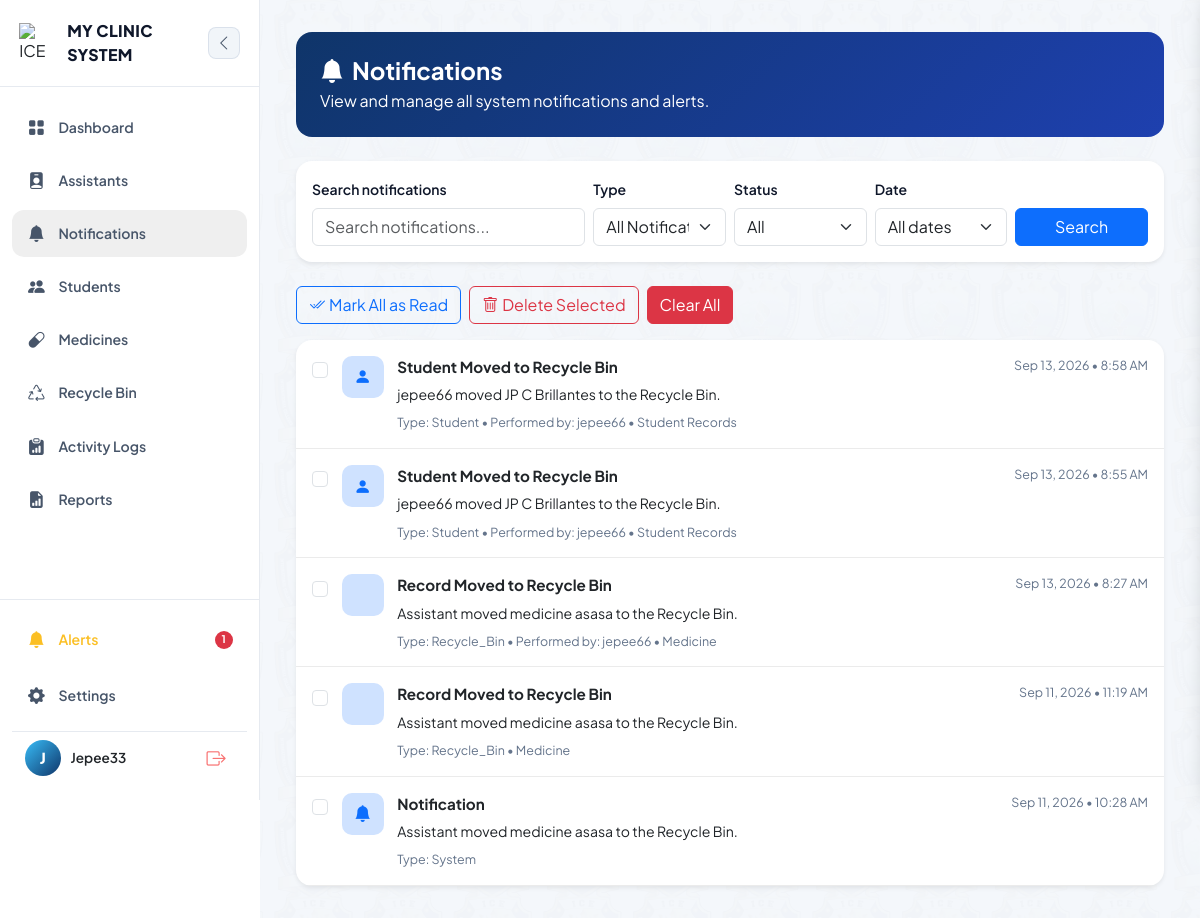
The page /notifications/ (signed in) on the database its author committed.
### clinic/models.py (models this page shows, shortened)
class Notification(models.Model):
    recipient = models.ForeignKey(User, on_delete=models.CASCADE, related_name='clinic_notifications')
    triggered_by = models.ForeignKey(
        User, on_delete=models.SET_NULL, null=True, blank=True,
        related_name='triggered_clinic_notifications'
    )
    title = models.CharField(max_length=150, default='Notification')
    message = models.TextField()
    notification_type = models.CharField(max_length=30, default='system')
    module = models.CharField(max_length=50, blank=True)
    related_object_id = models.PositiveIntegerField(null=True, blank=True)
    created_at = models.DateTimeField(auto_now_add=True)
    is_read = models.BooleanField(default=False)
    class Meta:
        ordering = ['-created_at']

### clinic/views/notifications.py (the view)
# urls.py: path('notifications/', views.notification_list, name='notification_list'),
@login_required
def notification_list(request):
    query = request.GET.get('q', '').strip()
    notification_type = request.GET.get('type', '').strip().lower()
    status = request.GET.get('status', '').strip().lower()
    date_filter = request.GET.get('date', '').strip().lower()
    notifications = Notification.objects.filter(recipient=request.user).select_related('triggered_by')
    if query:
        notifications = notifications.filter(Q(title__icontains=query) | Q(message__icontains=query) | Q(module__icontains=query) | Q(triggered_by__username__icontains=query))
    if notification_type:
        notifications = notifications.filter(notification_type__iexact=notification_type)
    if status == 'unread':
        notifications = notifications.filter(is_read=False)
    elif status == 'read':
        notifications = notifications.filter(is_read=True)
    today = timezone.localdate()
    if date_filter == 'today':
        notifications = notifications.filter(created_at__date=today)
    elif date_filter == 'yesterday':
        notifications = notifications.filter(created_at__date=today - timedelta(days=1))
    elif date_filter == 'last7':
        notifications = notifications.filter(created_at__gte=timezone.now() - timedelta(days=7))
    elif date_filter == 'last30':
        notifications = notifications.filter(created_at__gte=timezone.now() - timedelta(days=30))
    return render(request, 'clinic/notifications.html', {
        'notifications': notifications, 'query': query, 'selected_type': notification_type,
        'selected_status': status, 'selected_date': date_filter,
    })

### clinic/templates/clinic/notifications.html (shortened to what this page needs)
{% extends 'clinic/base.html' %}
{% block content %}
<div class="container-fluid py-2">
    <section class="notif-hero p-4 rounded-4 text-white mb-4">
        <h1 class="fw-bold mb-1"><i class="bi bi-bell-fill me-2"></i>Notifications</h1>
        <p class="mb-0">View and manage all system notifications and alerts.</p>
    </section>
    <section class="card notif-filter-card border-0 shadow-sm rounded-4 mb-4">
        <div class="card-body">
            <form method="get" class="row g-2 align-items-end">
                <div class="col-12 col-md-4">
                    <label class="form-label small fw-semibold">Search notifications</label>
                    <input class="form-control" name="q" value="{{ query }}" placeholder="Search notifications...">
                </div>
                <div class="col-6 col-md-2">
                    <label class="form-label small fw-semibold">Type</label>
                    <select class="form-select" name="type">
                        <option value="">All Notifications</option>
                    </select>
                </div>
                <div class="col-6 col-md-2">
                    <label class="form-label small fw-semibold">Status</label>
                    <select class="form-select" name="status">
                        <option value="">All</option>
                    </select>
                </div>
                <div class="col-8 col-md-2">
                    <label class="form-label small fw-semibold">Date</label>
                    <select class="form-select" name="date">
                        <option value="">All dates</option>
                    </select>
                </div>
                <div class="col-4 col-md-2">
                    <button class="btn btn-primary w-100">Search</button>
                </div>
            </form>
        </div>
    </section>
    <div class="notif-actions-row mb-3">
        <form method="post" action="{% url 'mark_all_notifications_read' %}" class="m-0">
            <button class="btn btn-outline-primary"><i class="bi bi-check2-all me-1"></i>Mark All as Read</button>
        </form>
        <button class="btn btn-outline-danger" form="notification-selection"><i class="bi bi-trash me-1"></i>Delete Selected</button>
        <button class="btn btn-danger" data-bs-toggle="modal" data-bs-target="#clearNotificationsModal">Clear All</button>
    </div>
    <form id="notification-selection" method="post" action="{% url 'delete_selected_notifications' %}"
        class="card border-0 shadow-sm rounded-4 overflow-hidden">
        {% for notification in notifications %}
        <div class="notification-row {% if not notification.is_read %}bg-primary-subtle{% endif %}">
            <div class="notif-checkbox-wrap">
                <input class="form-check-input" type="checkbox" name="notification_ids" value="{{ notification.pk }}">
            </div>
            <div class="notif-row-icon bg-primary-subtle text-primary">
                <i class="bi bi-{% if notification.notification_type == 'medicine' %}capsule{% elif notification.notification_type == 'student' %}person{% elif notification.notification_type == 'recycle_bin' %}recycle{% elif notification.notification_type == 'assistant' %}person-badge{% else %}bell{% endif %}-fill"></i>
            </div>
            <div class="notif-row-body">
                <div class="notif-row-top">
                    <div class="notif-row-title">
                        {{ notification.title }}
                    </div>
                    <div class="notif-row-time">{{ notification.created_at|date:'M d, Y • g:i A' }}</div>
                </div>
                <div class="notif-row-message">{{ notification.message }}</div>
                <div class="notif-row-meta">
                    Type: {{ notification.notification_type|title }}
                    {% if notification.triggered_by %} • Performed by: {{ notification.triggered_by.get_full_name|default:notification.triggered_by.username }}{% endif %}
                    {% if notification.module %} • {{ notification.module }}{% endif %}
                </div>
            </div>
        </div>
        {% empty %}
        <div class="text-center text-secondary p-5">
            <i class="bi bi-bell-slash fs-2 d-block mb-2"></i>No notifications match your filters.
        </div>
        {% endfor %}
    </form>
</div>
{% endblock %}

### clinic/templates/clinic/base.html (shortened to what this page needs)
{% load static %}
<!DOCTYPE html>
<html lang="en">
<head>
    <link href="https://cdn.jsdelivr.net/npm/bootstrap@5.3.0/dist/css/bootstrap.min.css" rel="stylesheet">
    <link rel="stylesheet" href="https://cdn.jsdelivr.net/npm/bootstrap-icons@1.11.0/font/bootstrap-icons.css">
</head>
<body class="bg-body text-body">
    <div style="display: flex; min-height: 100vh; width: 100%; position: relative;">
        <aside id="appSidebar">
            <div>
                <div class="sidebar-header-glass">
                    <div class="brand-logo-container" id="logoToggleBtn"
                        style="display: flex; align-items: center; gap: 0.5rem; cursor: pointer;"
                        title="Toggle Sidebar">
                        <img src="{% static 'clinic/img/me.png' %}" alt="ICE Clinic Logo"
                            style="width: 40px; height: 40px; object-fit: contain;">
                        <span class="brand-text">MY CLINIC SYSTEM</span>
                    </div>
                    <button class="sidebar-toggle-btn desktop-toggle-btn d-none d-lg-flex" id="toggleSidebarDesktopBtn"
                        title="Toggle Sidebar">
                        <i class="bi bi-chevron-left"></i>
                    </button>
                </div>
                <nav style="padding: 1rem 0.75rem;">
                    <a href="{% url 'dashboard' %}"
                        class="nav-item-link {% if request.resolver_match.url_name == 'dashboard' %}active{% endif %}"
                        title="Dashboard">
                        <i class="bi bi-grid-fill"></i>
                        <span>Dashboard</span>
                    </a>
                    {% if user.is_authenticated and user.profile.role == 'admin' %}
                    <a href="{% url 'nurse_list' %}"
                        class="nav-item-link {% if request.resolver_match.url_name == 'nurse_list' or request.resolver_match.url_name == 'nurse_detail' %}active{% endif %}"
                        title="Assistants"><i class="bi bi-person-badge-fill"></i><span>Assistants</span></a>
                    <button class="nav-item-link w-100 border-0 text-start" type="button" id="notifBellBtn"
                        title="Notifications">
                    <i class="bi bi-bell-fill"></i><span>Notifications</span>
                </button>
                {% endif %}
                    <a href="{% url 'student_records' %}"
                        class="nav-item-link {% if request.resolver_match.url_name == 'student_records' %}active{% endif %}"
                        title="Students">
                        <i class="bi bi-people-fill"></i>
                        <span>Students</span>
                    </a>
                    <a href="{% url 'medicine_list' %}"
                        class="nav-item-link {% if request.resolver_match.url_name == 'medicine_list' %}active{% endif %}"
                        title="Medicines">
                        <i class="bi bi-capsule"></i>
                        <span>Medicines</span>
                    </a>
                    {% if user.is_authenticated and user.profile.role == 'admin' %}
                    <a href="{% url 'trash_list' %}"
                        class="nav-item-link {% if request.resolver_match.url_name == 'trash_list' or request.resolver_match.url_name == 'trash_legacy' %}active{% endif %}"
                        title="Recycle Bin">
                        <i class="bi bi-recycle"></i><span>Recycle Bin</span>
                    </a>
                    <a href="{% url 'activity_log_list' %}"
                        class="nav-item-link {% if request.resolver_match.url_name == 'activity_log_list' %}active{% endif %}"
                        title="Activity Logs">
                        <i class="bi bi-clipboard-data-fill"></i><span>Activity Logs</span>
                    </a>
                    {% endif %} <a href="{% url 'reports' %}"
                        class="nav-item-link {% if request.resolver_match.url_name == 'reports' %}active{% endif %}"
                        title="Reports">
                        <i class="bi bi-file-earmark-bar-graph-fill"></i>
                        <span>Reports</span>
                    </a>
                </nav>
            </div>
            <div class="sidebar-footer-glass">
                {% if nav_low_stock_count %}
                <a href="{% url 'medicine_list' %}" class="nav-item-link" style="color: #fbbf24; margin-bottom: 0.5rem;"
                    title="Alerts">
                    <i class="bi bi-bell-fill"></i>
                    <span>Alerts</span>
                    <span class="badge rounded-pill bg-danger ms-auto nav-badge">{{ nav_low_stock_count }}</span>
                </a>
                {% endif %}
                <a href="{% url 'settings' %}"
                    class="nav-item-link {% if request.resolver_match.url_name == 'settings' %}active{% endif %}"
                    style="margin-bottom: 0.75rem;" title="Settings">
                    <i class="bi bi-gear-fill"></i>
                    <span>Settings</span>
                </a>
                {% if user.is_authenticated %}
                <div class="user-profile-card"
                    style="display: flex; align-items: center; justify-content: space-between; padding: 0.5rem 0.8rem;">
                    <div style="display: flex; align-items: center; gap: 0.6rem; overflow: hidden;">
                        <div class="user-avatar-glow"
                            title="{% if user.first_name %}{{ user.first_name }} {{ user.last_name }}{% else %}{{ user.username|title }}{% endif %}">
                            {% if user.first_name %}
                            {{ user.first_name|slice:":1"|upper }}{% if user.last_name %}{{
                            user.last_name|slice:":1"|upper }}{% endif %}
                            {% else %}
                            {{ user.username|slice:":1"|upper }}
                            {% endif %}
                        </div>
                        <div class="user-info-text" style="overflow: hidden; font-size: 0.85rem; font-weight: 600;">
                            {% if user.first_name %}
                            {{ user.first_name }} {{ user.last_name }}
                            {% else %}
                            {{ user.username|title }}
                            {% endif %}
                        </div>
                    </div>
                    <form action="{% url 'logout' %}" method="post" style="margin: 0;">
                        <button type="submit" class="btn-logout" title="Logout"
                            style="background: none; border: none; cursor: pointer; display: flex; align-items: center;">
                            <i class="bi bi-box-arrow-right" style="font-size: 1.2rem;"></i>
                        </button>
                    </form>
                </div>
                {% endif %}
            </div>
        </aside>
        <div class="main-container">
            <main class="content-main"
                style="background-image: url(&quot;{% static 'clinic/img/studentbackground.png' %}&quot;); background-repeat: repeat; background-size: cover; background-attachment: fixed;">
                <div class="content-inner">
                    {% block content %}{% endblock %}
                </div>
            </main>
        </div>
    </div>
</body>
</html>

### rows shown on the page
Notification: title "Student Moved to Recycle Bin", created_at "Sep 13, 2026 • 8:58 AM", message "jepee66 moved JP C Brillantes to the Recycle Bin.", notification_type "Student", triggered_by.get_full_name "jepee66", module "Student Records"
Notification: title "Student Moved to Recycle Bin", created_at "Sep 13, 2026 • 8:55 AM", message "jepee66 moved JP C Brillantes to the Recycle Bin.", notification_type "Student", triggered_by.get_full_name "jepee66", module "Student Records"
Notification: title "Record Moved to Recycle Bin", created_at "Sep 13, 2026 • 8:27 AM", message "Assistant moved medicine asasa to the Recycle Bin.", notification_type "Recycle_Bin", triggered_by.get_full_name "jepee66", module "Medicine"
Notification: title "Record Moved to Recycle Bin", created_at "Sep 11, 2026 • 11:19 AM", message "Assistant moved medicine asasa to the Recycle Bin.", notification_type "Recycle_Bin", module "Medicine"
Notification: title "Notification", created_at "Sep 11, 2026 • 10:28 AM", message "Assistant moved medicine asasa to the Recycle Bin.", notification_type "System"

### other values the page prints
{{ nav_low_stock_count }} "1"
{{ user.username|slice:":1"|upper }} "J"
{{ user.username|title }} "Jepee33"
